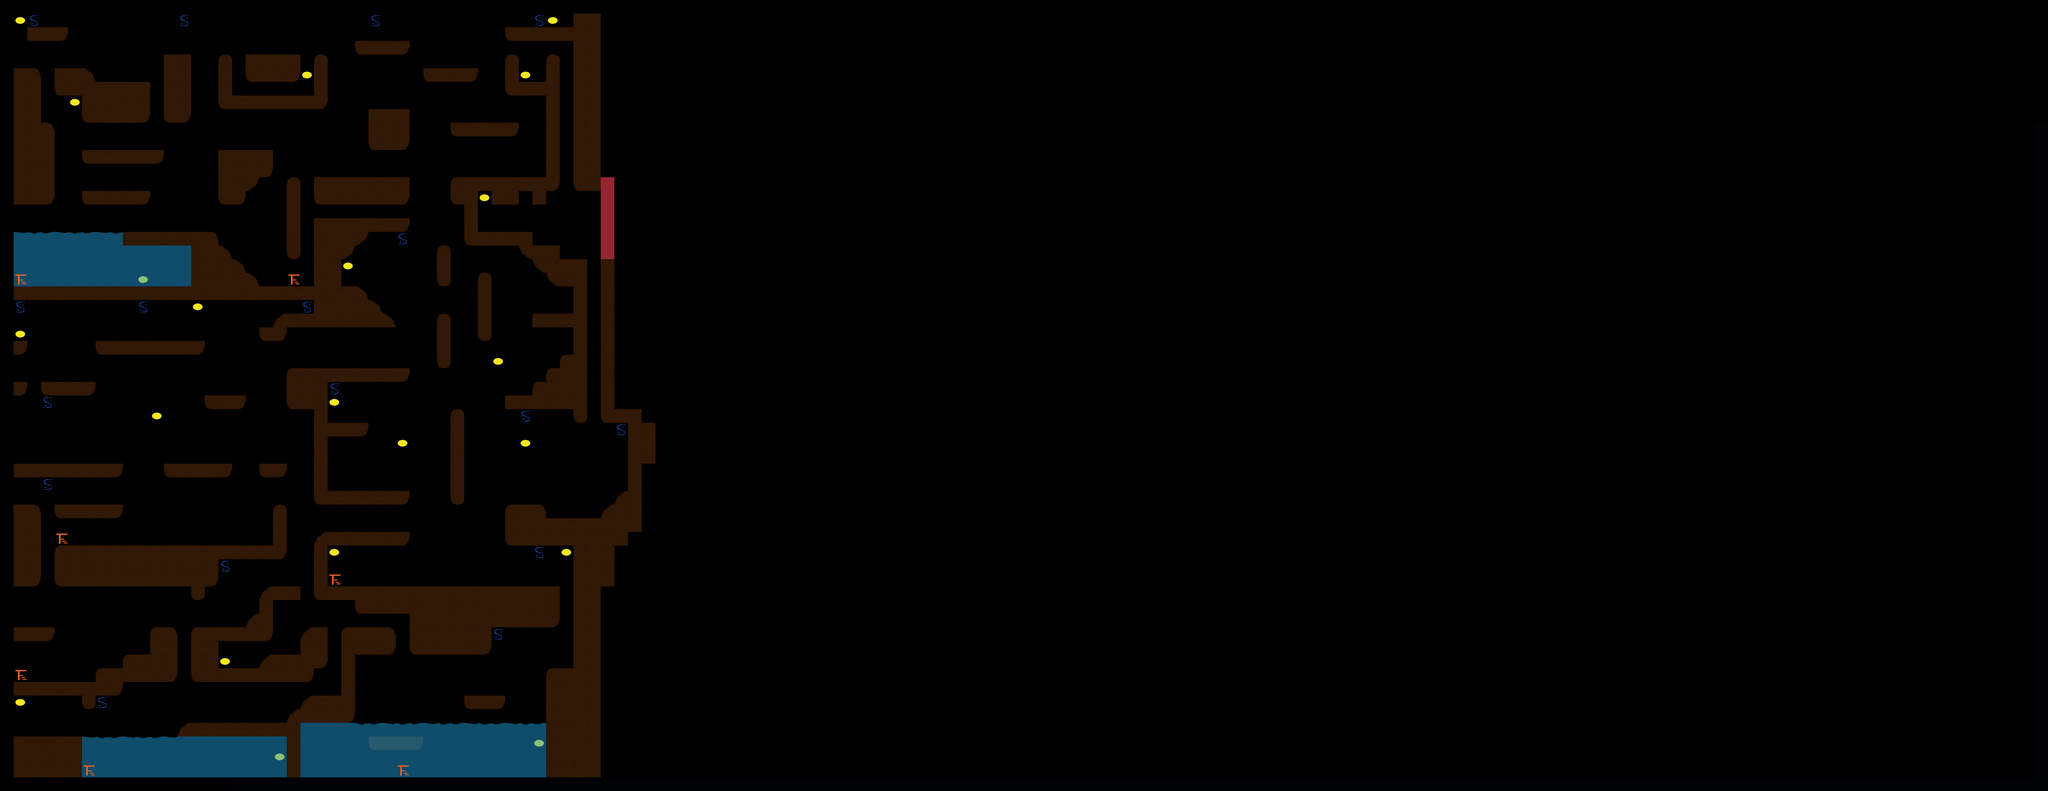

A 2D game scene composited from a Tiled map and its tileset images. What follows is a short description and the map's XML, with each tile layer's data collapsed to a summary:
An orthogonal 150x58 tile map with 32x32 px tiles, 5 tile layers (TileArea, crowns, WaterLayer, hotspots, ...).

<map version="1.0" orientation="orthogonal" renderorder="right-down" width="150" height="58" tilewidth="32" tileheight="32" nextobjectid="1">
 <tileset firstgid="1" name="MasterTileset" tilewidth="32" tileheight="32" tilecount="100">
  <image source="TileSet_Master.png" trans="ff00ff" width="320" height="320" />
  <tile id="7">
   <properties>
    <property name="spawner" value="true" />
   </properties>
  </tile>
  <tile id="33">
   <properties>
    <property name="teleport" value="true" />
   </properties>
  </tile>
  <tile id="34">
   <properties>
    <property name="spawner" value="true" />
   </properties>
  </tile>
 </tileset>
 <layer name="TileArea" width="150" height="58">
  <data>[8700 cells, 1169 non-empty, 15 distinct tile ids]</data>
 </layer>
 <layer name="crowns" width="150" height="58">
  <data>[8700 cells, 21 non-empty, 1 distinct tile ids]</data>
 </layer>
 <layer name="WaterLayer" width="150" height="58" opacity="0.5">
  <data>[8700 cells, 164 non-empty, 4 distinct tile ids]</data>
 </layer>
 <layer name="hotspots" width="150" height="58">
  <data>[8700 cells, 24 non-empty, 2 distinct tile ids]</data>
 </layer>
 <layer name="levelDoors" width="150" height="58">
  <data>[8700 cells, 6 non-empty, 1 distinct tile ids]</data>
 </layer>
</map>
